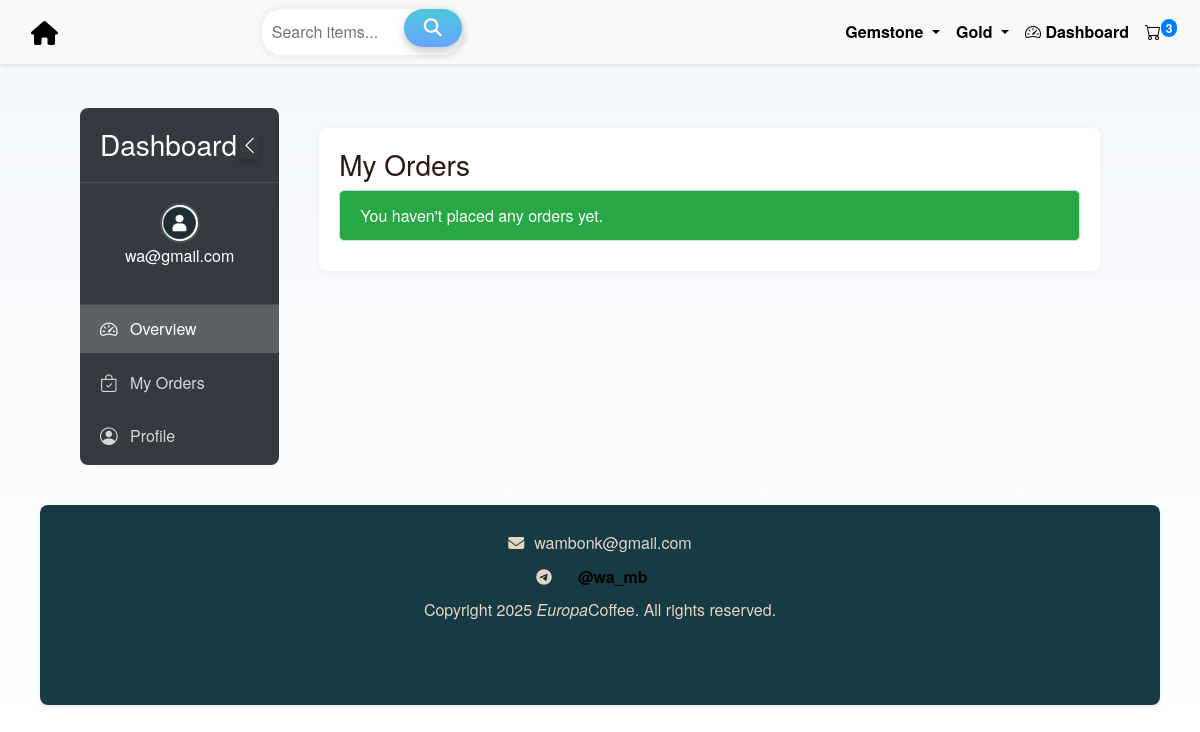
/dashboard/orders/ (signed in), run on an earlier commit of the app's database.
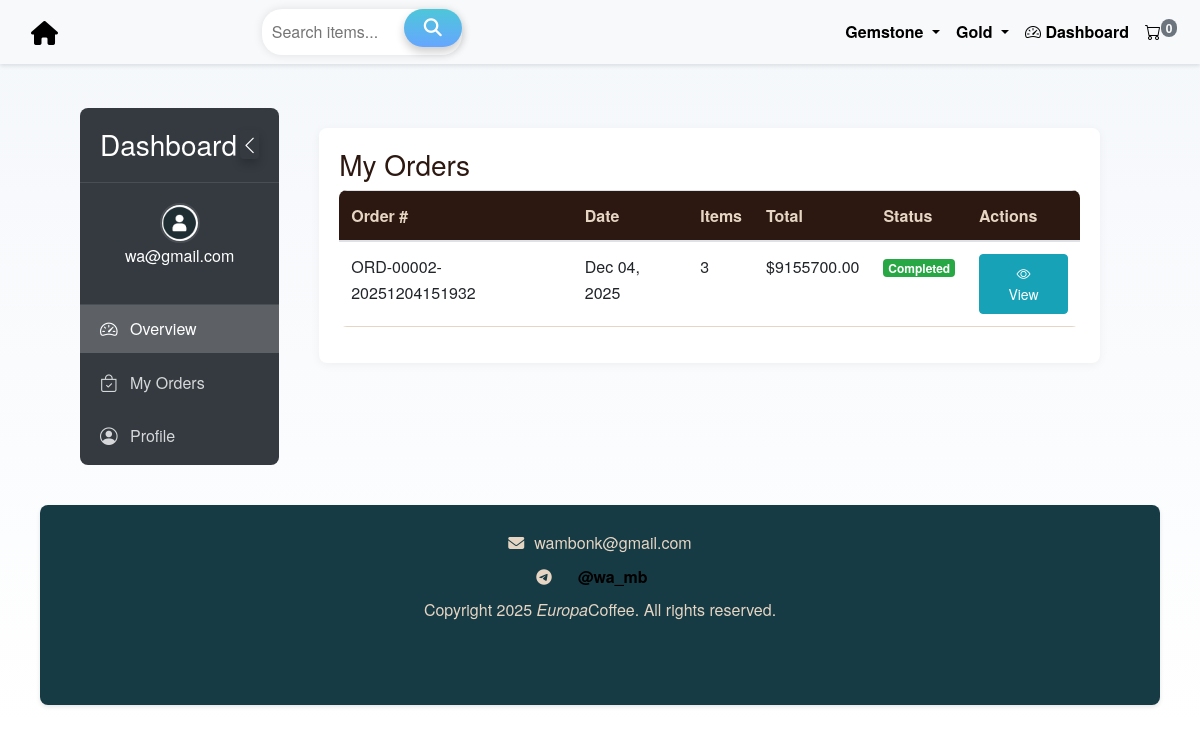
And on a later commit of the database.
### orders/models.py (models this page shows, shortened)
class Category(models.Model):
    name = models.CharField(max_length=100, unique=True)
    slug = models.SlugField(max_length=120, unique=True, editable=False)  # not editable
    parent = models.ForeignKey(
        'self',
        on_delete=models.CASCADE,
        related_name='subcategories',
        blank=True,
        null=True,
        help_text="Parent category, leave blank if this is a top-level category."
    )
    class Meta:
        verbose_name_plural = 'Categories'
        ordering = ['name']

class CustomerOrder(models.Model):
    user = models.ForeignKey(
        settings.AUTH_USER_MODEL,
        on_delete=models.SET_NULL,
        null=True,
        blank=True,
        related_name='orders'
    )
    name = models.CharField(max_length=100)
    email = models.EmailField()
    phone = models.CharField(max_length=20)
    address = models.TextField()
    country = models.CharField(max_length=255, null=True, blank=True)
    state = models.CharField(max_length=255, null=True, blank=True)
    created_at = models.DateTimeField(auto_now_add=True)
    total_price = models.DecimalField(max_digits=10, decimal_places=2)
    order_number = models.CharField(max_length=100, unique=True, blank=True)

### orders/views.py (the view)
# urls.py: path('dashboard/orders/', views.user_orders, name='user_orders'),
@login_required
def user_orders(request):
    if request.user.is_staff:
        orders = CustomerOrder.objects.all().order_by('-created_at')
    else:
        orders = CustomerOrder.objects.filter(
            user=request.user
        ).order_by('-created_at')
    return render(request, 'dashboard/orders.html', {'orders': orders})

### accounts/context_processors.py (called while the page is built)
def user_profile(request):
    if request.user.is_authenticated:
        return {
            'user_profile_pic': request.user.get_profile_pic_url()
        }
    return {}

### accounts/models.py (called while the page is built)
    def get_profile_pic_url(self):
        if self.profile_pic and default_storage.exists(self.profile_pic.name):
            return self.profile_pic.url
        return '/static/default_avatars/default.png'  # Fallback URL

### orders/context_processors.py (called while the page is built)
def cart_item_count(request):
    count = 0
    try:
        if request.user.is_authenticated:
            cart = Cart.objects.filter(user=request.user).first()
        else:
            session_id = request.session.session_key
            if not session_id:
                request.session.create()
                session_id = request.session.session_key
            cart = Cart.objects.filter(session_id=session_id).first()
        if cart:
            count = sum(item.quantity for item in cart.items.all())
    except Exception:
        count = 0  # Safe fallback
    return {'cart_item_count': count}

def categories_processor(request):
    return {
        'nav_categories': Category.objects.filter(parent__isnull=True).prefetch_related('subcategories')
    }

### templates/dashboard/orders.html
{% extends "dashboard/base.html" %}
{% block dashboard_content %}
<div class="dashboard-card">
    <h3>My Orders</h3>
    {% if orders %}
    <div class="table-responsive">
        <table class="table table-hover">
            <thead>
                <tr>
                    <th>Order #</th>
                    <th>Date</th>
                    <th>Items</th>
                    <th>Total</th>
                    <th>Status</th>
                    <th>Actions</th>
                </tr>
            </thead>
            <tbody>
                {% for order in orders %}
                <tr>
                    <td>{{ order.order_number }}</td>
                    <td>{{ order.created_at|date:"M d, Y" }}</td>
                    <td>{{ order.items.count }}</td>
                    <td>${{ order.total_price }}</td>
                    <td>
                        <span class="badge badge-success">Completed</span>
                    </td>
                    <td>
                        <a href="{% url 'order_detail' order.id %}" class="btn btn-sm btn-info">
                            <i class="bi bi-eye"></i> View
                        </a>
                    </td>
                </tr>
                {% endfor %}
            </tbody>
        </table>
    </div>
    {% else %}
    <div class="alert alert-info">
        You haven't placed any orders yet.
    </div>
    {% endif %}
</div>
{% endblock %}

### templates/orders/base.html (shortened to what this page needs)
{% load static %}
<!DOCTYPE html>
<html lang="en">
<head>
    <link href="https://stackpath.bootstrapcdn.com/bootstrap/4.5.2/css/bootstrap.min.css" rel="stylesheet">
     <link rel="stylesheet" href="{% static 'css/style.css' %}">
     <link rel="stylesheet" href="{% static 'css/dashboard.css' %}">
    <link href="https://cdn.jsdelivr.net/npm/bootstrap-icons@1.10.5/font/bootstrap-icons.css" rel="stylesheet">
<link href="https://cdn.jsdelivr.net/npm/bootstrap-icons@1.10.5/font/bootstrap-icons.css" rel="stylesheet">
</head>
<body>
    <nav class="navbar navbar-expand-lg navbar-light bg-light fixed-top">
        <div class="container-fluid">
            <a class="navbar-brand" href="{% url 'home' %}">
             <i class="fa fa-home"></i>
            </a>
            <div class="collapse navbar-collapse justify-content-between" id="navbarNav">
                <form class="search d-flex mx-auto" action="{% url 'search' %}" method="get">
                    <input placeholder="Search items..." type="text" name="q" aria-label="Search">
                    <button type="submit"><i class="fa fa-search"></i></button>
                </form>
                <ul class="navbar-nav ml-auto">
                    {% for category in nav_categories %}
                        {% if category.subcategories.all %}
                            <li class="nav-item dropdown">
                              <a class="nav-link dropdown-toggle" href="#" id="navbarDropdown{{ forloop.counter }}" role="button" data-bs-toggle="dropdown" aria-expanded="false">
                                {{ category.name }}
                              </a>
                            </li>
                        {% else %}
                            <li class="nav-item">
                                <a class="nav-link" href="{% url 'category_detail' category.slug %}">{{ category.name }}</a>
                            </li>
                        {% endif %}
                    {% endfor %}
                    <li class="nav-item">
                        <a class="nav-link" href="{% url 'dashboard' %}">
                            <i class="bi bi-speedometer2"></i> Dashboard
                        </a>
                    </li>
                <li class="nav-item">
                    <a class="nav-link position-relative" href="{% url 'cart' %}">
                        <i class="bi bi-cart"></i>
                        {% if cart_item_count > 0 %}
                            <span class="badge badge-primary position-absolute top-0 start-100 translate-middle rounded-pill">
                                {{ cart_item_count }}
                            </span>
                        {% else %}
                            <span class="badge badge-secondary position-absolute top-0 start-100 translate-middle rounded-pill">
                                0
                            </span>
                        {% endif %}
                    </a>
                </li>
                </ul>
            </div>
        </div>
    </nav>
    <br>
    <div class="container-fluid mt-4" style="padding-left: 40px; padding-right: 40px;">
    <div class="container-fluid mt-5 pt-3" style="padding-left: 40px; padding-right: 40px;">
        {% block content %}
        {% endblock %}
    </div>
<footer class="container-fluid" style="padding: 0;">
    <div class="container-footer text-center justify-center" style="padding: 0;">
<br>
        <div style="display: flex; align-items: center; justify-content: center; gap: 10px;">
            <i class="fa fa-envelope" aria-hidden="true"></i> wambonk@gmail.com
        </div>
        <div style="display: flex; align-items: center; justify-content: center; gap: 10px;">
            <i class="fa fa-telegram" aria-hidden="true"></i>
            <a class="nav-link active" href="https://t.me/wa_mb">@wa_mb</a>
        </div>
        <span>Copyright 2025 <i>Europa</i>Coffee. All rights reserved.</span>
        <br>
    </div>
</footer>
</body>
</html>

What changed in the data, as far as the page shows it:
added CustomerOrder: order_number "ORD-00002-20251204151932", created_at "Dec 04, 2025", items.count "3", total_price "9155700.00"
Also different on the page:
{{ cart_item_count }}: "3" → (not shown)
text no longer shown: "You haven't placed any orders yet."
text now shown: "0 Order # Date Items Total Status Actions"
